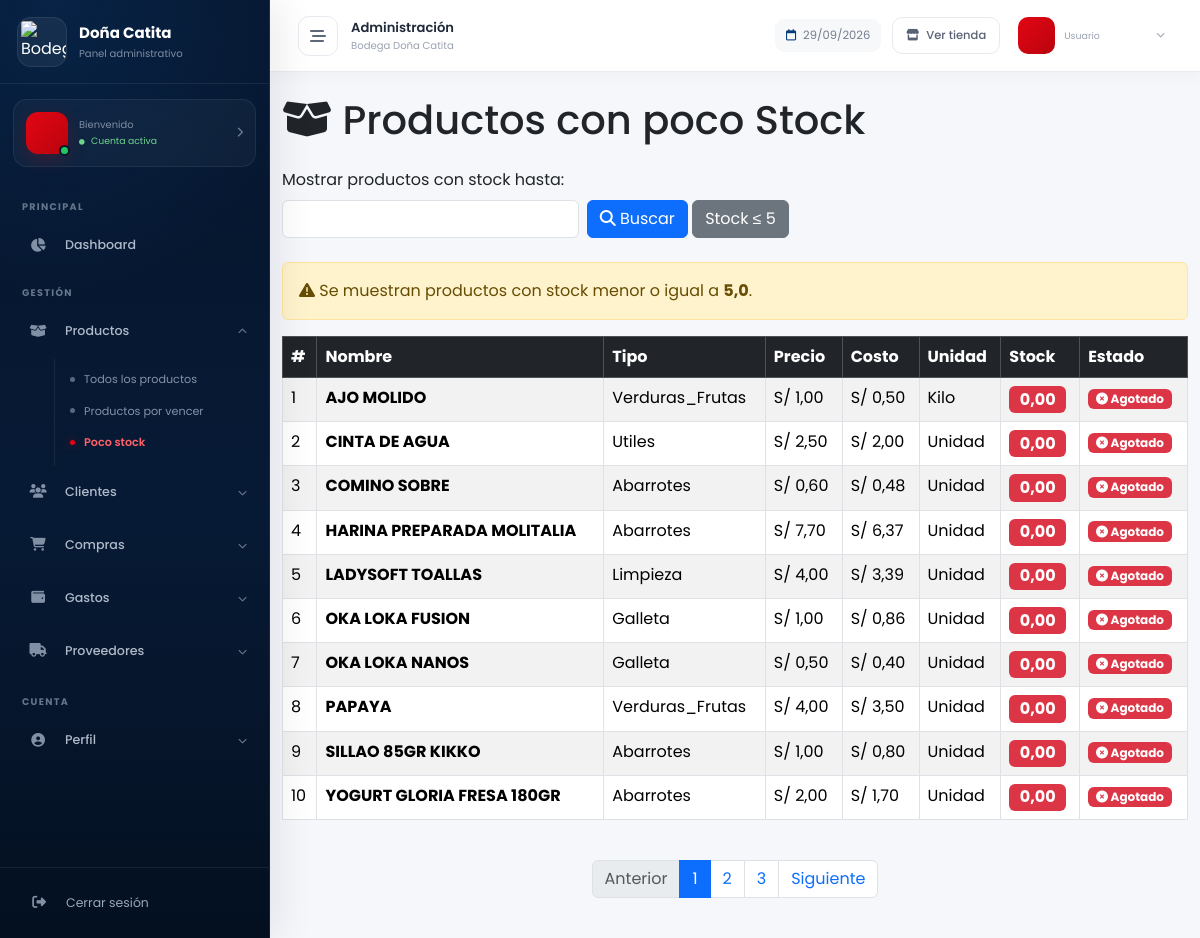
/productos/stock/, run on the app's committed database.
### productos/models.py (models this page shows, shortened)
class Producto(models.Model):
    nombre = models.CharField(max_length=200)
    precio = models.DecimalField(max_digits=10, decimal_places=2)
    costo = models.DecimalField(max_digits=10, decimal_places=2, default=0.00)
    stock = models.DecimalField(max_digits=10, decimal_places=2, default=0.00)
    tipoProducto = models.CharField(max_length=100)
    unidadMedida = models.CharField(max_length=50, blank=True)
    fechaVencimiento = models.DateField(blank=True, null=True)
    detalle = models.TextField(blank=True)
    imagen = models.CharField(max_length=255, blank=True)
    created_at = models.DateTimeField(auto_now_add=True)
    updated_at = models.DateTimeField(auto_now=True)

### productos/views.py (the view)
# urls.py: path('stock/', views.productos_stock, name='productos_stock'),
def productos_stock(request):
    stock_maximo = request.GET.get('stock', '5')
    try:
        stock_maximo = float(stock_maximo)
    except (ValueError, TypeError):
        stock_maximo = 5
    productos = Producto.objects.filter(
        Q(unidadMedida__iexact='Kilo', stock__lt=0.5) |
        Q(~Q(unidadMedida__iexact='Kilo'), stock__lte=stock_maximo)
    ).order_by('stock', 'nombre')
    paginator = Paginator(productos, 10)
    page_number = request.GET.get('page')
    page_obj = paginator.get_page(page_number)
    return render(
        request,
        'productos/productos_stock.html',
        {
            'page_obj': page_obj,
            'stock_maximo': stock_maximo,
        }
    )

### productos/templates/productos/productos_stock.html (shortened to what this page needs)
{% extends 'base_admin.html' %}
{% block content %}
<br>
<div class="container">
    <h1 class="mb-4">
        <i class="fas fa-box-open"></i> Productos con poco Stock
    </h1>
    <form method="get" class="row g-2 mb-4">
        <div class="col-md-4">
            <label for="stock" class="form-label"> Mostrar productos con stock hasta:
            </label>
            <input type="number" id="stock" name="stock" class="form-control" value="{{ stock_maximo }}" min="0" step="0.01">
        </div>
        <div class="col-auto align-self-end">
            <button type="submit" class="btn btn-primary mt-2">
                <i class="fas fa-search"></i> Buscar
            </button>
            <a href="{% url 'productos_stock' %}" class="btn btn-secondary mt-2">
                Stock ≤ 5
            </a>
        </div>
    </form>
    {% if page_obj and page_obj.object_list %}
        <div class="alert alert-warning">
            <i class="fas fa-exclamation-triangle"></i> Se muestran productos con stock menor o igual a
            <strong>{{ stock_maximo }}</strong>.
        </div>
        <div class="table-responsive">
            <table class="table table-striped table-hover table-bordered">
                <thead class="table-dark">
                    <tr>
                        <th>#</th>
                        <th>Nombre</th>
                        <th>Tipo</th>
                        <th>Precio</th>
                        <th>Costo</th>
                        <th>Unidad</th>
                        <th>Stock</th>
                        <th>Estado</th>
                    </tr>
                </thead>
                <tbody>
                    {% for producto in page_obj.object_list %}
                    <tr>
                        <td>
                            {{ forloop.counter }}
                        </td>
                        <td>
                            <strong>{{ producto.nombre }}</strong>
                        </td>
                        <td>
                            {{ producto.tipoProducto }}
                        </td>
                        <td>
                            S/ {{ producto.precio|floatformat:2 }}
                        </td>
                        <td>
                            S/ {{ producto.costo|floatformat:2 }}
                        </td>
                        <td>
                            {{ producto.unidadMedida }}
                        </td>
                        <td>
                            {% if producto.stock <= 0 %}
                                <span class="badge bg-danger fs-6">
                                    {{ producto.stock }}
                                </span>
                            {% elif producto.stock <= 2 %}
                                <span class="badge bg-danger fs-6">
                                    {{ producto.stock }}
                                </span>
                            {% elif producto.stock <= 5 %}
                                <span class="badge bg-warning text-dark fs-6">
                                    {{ producto.stock }}
                                </span>
                            {% else %}
                                <span class="badge bg-info text-dark fs-6">
                                    {{ producto.stock }}
                                </span>
                            {% endif %}
                        </td>
                        <td>
                            {% if producto.stock <= 0 %}
                                <span class="badge bg-danger">
                                    <i class="fas fa-times-circle"></i>
                                    Agotado
                                </span>
                            {% elif producto.stock <= 2 %}
                                <span class="badge bg-danger">
                                    <i class="fas fa-exclamation-circle"></i>
                                    Crítico
                                </span>
                            {% else %}
                                <span class="badge bg-warning text-dark">
                                    <i class="fas fa-exclamation-triangle"></i> Poco Stock
                                </span>
                            {% endif %}
                        </td>
                    </tr>
                    {% endfor %}
                </tbody>
            </table>
        </div>
        {% if page_obj.paginator.num_pages > 1 %}
        <nav aria-label="Paginación" class="mt-4">
            <ul class="pagination justify-content-center">
                {% if page_obj.has_previous %}
                    <li class="page-item">
                        <a class="page-link" href="?stock={{ stock_maximo }}&page={{ page_obj.previous_page_number }}">
                            Anterior
                        </a>
                    </li>
                {% else %}
                    <li class="page-item disabled">
                        <span class="page-link"> Anterior
                        </span>
                    </li>
                {% endif %}
                {% for num in page_obj.paginator.page_range %}
                    {% if num == page_obj.number %}
                        <li class="page-item active">
                            <span class="page-link"> {{ num }}
                            </span>
                        </li>
                    {% elif num >= page_obj.number|add:'-2' and num <= page_obj.number|add:'2' %}
                        <li class="page-item">
                            <a class="page-link" href="?stock={{ stock_maximo }}&page={{ num }}">
                                {{ num }}
                            </a>
                        </li>
                    {% endif %}
                {% endfor %}
                {% if page_obj.has_next %}
                    <li class="page-item">
                        <a class="page-link" href="?stock={{ stock_maximo }}&page={{ page_obj.next_page_number }}">
                            Siguiente
                        </a>
                    </li>
                {% else %}
                    <li class="page-item disabled">
                        <span class="page-link"> Siguiente</span>
                    </li>
                {% endif %}
            </ul>
        </nav>
        {% endif %}
    {% else %}
        <div class="alert alert-success">
            <i class="fas fa-check-circle"></i>
            ¡Excelente! No hay productos con stock menor o igual a
            <strong>{{ stock_maximo }}</strong>.
        </div>
    {% endif %}
</div>
<br>
{% endblock %}

### static/css/style.css (style rules this page uses)
body { font-family: 'Poppins', sans-serif; margin: 0; padding: 0; overflow-x: hidden; }
body { font-family: 'Poppins', sans-serif; }
:root { --dc-dark: #06152D; --dc-dark-2: #0A2348; --dc-dark-3: #041020; --dc-blue: #073E78; --dc-blue-light: #0D5BA8; --dc-primary: #E30613; --dc-primary-light: #FF3540; --dc-primary-dark: #B9040E; --dc-secondary: #07852F; --dc-secondary-light: #16A34A; --dc-white: #FFFFFF; --dc-muted: #AEB9C7; --dc-muted-dark: #7E8A99; --dc-border: rgba(255, 255, 255, .08); }

### static/css/sidebar.css (style rules this page uses)
:root { --sidebar-width: 270px; --sidebar-collapsed: 84px; --sidebar-bg: #06152D; --sidebar-bg-2: #081C38; --sidebar-text: #D5DCE7; --sidebar-muted: #7F8EA3; --sidebar-red: #E30613; --sidebar-green: #16A34A; --sidebar-border: rgba(255, 255, 255, .07); --admin-topbar-height: 72px; }
html, body { min-height: 100%; }
.dc-admin-body { min-height: 100vh; margin: 0; background: #F5F7FB; font-family: 'Poppins', sans-serif; }

### static/css/catalogo.css (style rules this page uses)
:root { --cat-blue-dark: #06152D; --cat-blue: #073E78; --cat-blue-light: #0D5BA8; --cat-red: #E30613; --cat-red-light: #F02B36; --cat-green: #07852F; --cat-green-light: #16A34A; --cat-white: #FFFFFF; --cat-bg: #F6F8FC; --cat-text: #162033; --cat-muted: #6B7585; --cat-border: #E4E9F0; }

### data on the page
Producto: nombre "AJO MOLIDO", tipoProducto "Verduras_Frutas", precio "1,00", costo "0,50", unidadMedida "Kilo", stock "0,00", shows "Agotado"
Producto: nombre "CINTA DE AGUA", tipoProducto "Utiles", precio "2,50", costo "2,00", unidadMedida "Unidad", stock "0,00", shows "Agotado"
Producto: nombre "COMINO SOBRE", tipoProducto "Abarrotes", precio "0,60", costo "0,48", unidadMedida "Unidad", stock "0,00", shows "Agotado"
Producto: nombre "HARINA PREPARADA MOLITALIA", tipoProducto "Abarrotes", precio "7,70", costo "6,37", unidadMedida "Unidad", stock "0,00", shows "Agotado"
Producto: nombre "LADYSOFT TOALLAS", tipoProducto "Limpieza", precio "4,00", costo "3,39", unidadMedida "Unidad", stock "0,00", shows "Agotado"
Producto: nombre "OKA LOKA FUSION", tipoProducto "Galleta", precio "1,00", costo "0,86", unidadMedida "Unidad", stock "0,00", shows "Agotado"
Producto: nombre "OKA LOKA NANOS", tipoProducto "Galleta", precio "0,50", costo "0,40", unidadMedida "Unidad", stock "0,00", shows "Agotado"
Producto: nombre "PAPAYA", tipoProducto "Verduras_Frutas", precio "4,00", costo "3,50", unidadMedida "Unidad", stock "0,00", shows "Agotado"
Producto: nombre "SILLAO 85GR KIKKO", tipoProducto "Abarrotes", precio "1,00", costo "0,80", unidadMedida "Unidad", stock "0,00", shows "Agotado"
Producto: nombre "YOGURT GLORIA FRESA 180GR", tipoProducto "Abarrotes", precio "2,00", costo "1,70", unidadMedida "Unidad", stock "0,00", shows "Agotado"

### other printed values
{{ stock_maximo }} "5,0"
{{ num }} "1"
{{ num }} "2" "3"
